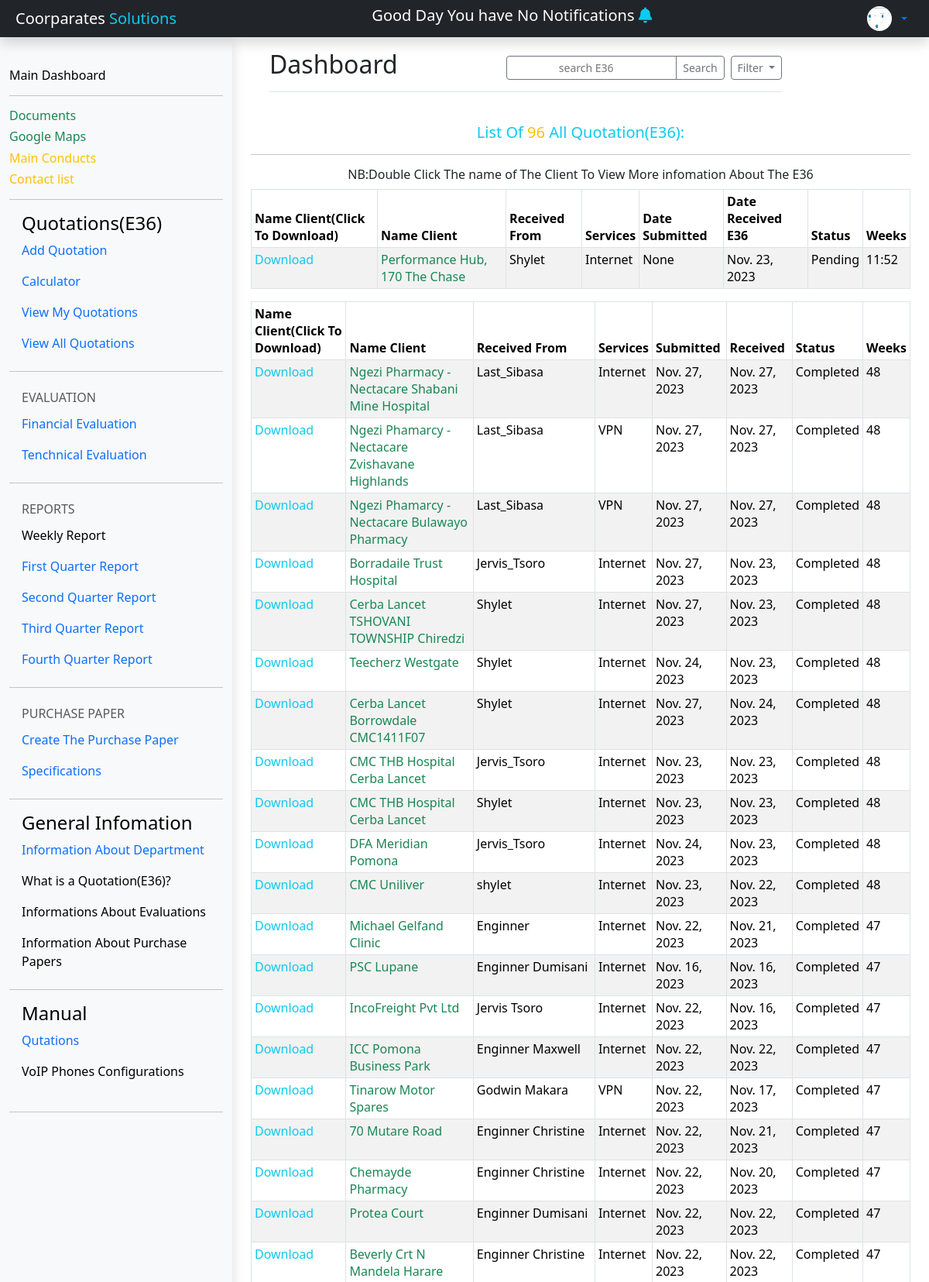
/dashboard/ViewQuotation (upper part), run on the app's committed database.
### e36/models.py (models this page shows, shortened)
class Quotation(models.Model):
	name = [('Internet','Internet'),('VPN','VPN')]
	status = [('Completed','Completed'),('Pending','Pending')]
	responsible = [('Dumisani_Mukuchura','Dumisani Mukuchura'),('Jervis_Tsoro','Jervis Tsoro'),('Shylet','Shylet'),('Godwin_Makara','Godwin Makara'),('MAaxwell_Mushaikwa','Maxwell Mushaikwa '),('Last_Sibasa','Last Sibasa')]
	File = models.FileField(_("E36"), upload_to='', max_length=100,null=True)
	NameClient = models.CharField(max_length=50,null=True,blank=True)
	Total = models.DecimalField(_("Total"), max_digits=10, decimal_places=2,null=True,blank=True)
	Status = models.CharField( max_length=50,choices=status,null = True)
	Type = models.CharField(max_length=50,null=True,blank=True,choices=name)
	DateReceived=models.DateField(null=True, auto_now=False, auto_now_add=False )
	DateSubmited= models.DateField(null=True, auto_now=False, auto_now_add=False,blank =True,default=timezone.now)
	TimeRecived = models.TimeField(_("Time Received"), auto_now=False, auto_now_add=False, null=True,blank=True)
	TimeSubmitted = models.TimeField(_("TimeSubmited"), auto_now=False, auto_now_add=False ,blank =True,null=True,default=timezone.now)
	created = models.DateTimeField(_("created at"), auto_now=True, auto_now_add=False ,null=True)
	updated = models.DateTimeField(null=True,auto_now=False,auto_now_add=True)
	Receivedfrom = models.CharField(_("Name of te Enginner WhomGive you The E36"),choices=responsible ,max_length=50,blank=True)
	comments = models.TextField(_("Comments"),null =True,blank=True)
	WeekReport = models.IntegerField(_( "Weekly report"),blank=True,null=True)
	created_by = models.ForeignKey(User,  on_delete=models.CASCADE ,null=True,blank=True)
	image = models.ImageField(upload_to = 'picture' ,null=True, blank = True)
	@property
	def FileUrl(self):
		try:
			url = self.File.url
		except:
				url = ''
		return url
	@property
	def DurationField(self):
		number_days = 0
		start_date = self.DateReceived
		end_date = self.DateSubmited
		if start_date is not None and end_date is not None:
			days = end_date - start_date
			number_days = days.days - 1
		else:
			from datetime import date
			start_date = date(2023, 1, 1)
			end_date = date(2023, 1, 2)
			if start_date is None:
				print('Start date is Not provided')
			elif end_date is None:
				print('End date is none')
			days = end_date - start_date
			number_days = days.days - 1
		if days.days == 0:
			start = str(self.TimeRecived)
			end = str(self.TimeSubmitted)
			start_time = datetime.strptime(start, '%H:%M:%S')
			end_time = datetime.strptime(end, '%H:%M:%S')
			duration = end_time - start_time
			duration_parts = str(duration).split(":")
			time_parts = duration_parts[:2]
			new_duration = ":".join(time_parts)
		else:
			start = str(self.TimeRecived)
			end = str(self.TimeSubmitted)
			start_time_1 = datetime.strptime(start, '%H:%M:%S')
			end_time_1 = datetime.strptime('16:30:00', '%H:%M:%S')
			duration_1 = end_time_1 - start_time_1
			start_time_2 = datetime.strptime('08:00:00', '%H:%M:%S')
			end_time_2 = datetime.strptime(end, '%H:%M:%S')
			duration_2 = end_time_2 - start_time_2
			extra = datetime.strptime('00:00:00', '%H:%M:%S') - datetime.strptime('00:00:00', '%H:%M:%S')
			extra *= number_days
			extra = (datetime.min + extra)
			duration = duration_1 + duration_2 + extra
			duration_parts = str(duration.time()).split(":")
			time_parts = duration_parts[:2]
			new_duration = ":".join(time_parts)
		return str(new_duration)
	class meta:
		ordering = ('-created',)

### e36/views.py (the view)
# urls.py: path('ViewQuotation',views.ViewQoute , name='viewE36'),
def ViewQoute(request):
    content ={}
    content ={
      'E36':E36,
      'count':count
   }
    return render(request,'viewQoute.html',content)

### Templates/viewQoute.html (shortened to what this page needs)
{% extends 'dashboard.html' %}
 {%block content%}
 {%load static%}
 {% load crispy_forms_tags %}
<head>
</head>
<body>
<main class="col-md-9 col-lg-10 align-content-center px-md-4"
     style="width: 75%">
     <main class="col-md-9  col-lg-10 px-md-4">
      <div class="d-flex justify-content-between flex-wrap flex-md-nowrap align-items-center pt-3 pb-2 mb-3 border-bottom">
        <h1 class="h2">Dashboard</h1>
        <div class="btn-toolbar mb-2 mb-md-0">
          <div class="btn-group me-2">
            <input type="search"  placeholder="search E36" class="btn btn-sm btn-outline-secondary"></input>
            <button type="button" class="btn btn-sm btn-outline-secondary">Search</button>
          </div>
          <button type="button" class="btn btn-sm btn-outline-secondary dropdown-toggle">
            Filter
          </button>
        </div>
      </div>
  </main>
          <div class=" text-start mt-1"
          >
          <br>
              <div class=" text-center">
                <h5  class=" text-info">List Of <span class="text-warning  fs-5">{{count}}</span>  All Quotation(E36): </h5> <hr>
                  <h6>NB:Double Click The name of The Client To View More infomation About The E36</h6>
              </div>
           {% for data  in E36 %}
            {%if data.Status == 'Pending'%}
        <table class="table table-bordered table-striped table-sm">
          <thead>
            <tr class="bg-warning">
              <th scope="col">Name Client(Click To Download)</th>
              <th scope="col">Name Client</th>
              <th scope="col">Received From </th>
              <th scope="col">Services</th>
               <th scope="col">Date Submitted</th>
              <th scope="col">Date Received E36</th>
              <th scope="col">Status</th>
              <th scope="col">Weeks</th>
            </tr>
          </thead>
          <tbody>
            <tr >
              <td><a class="nav-link .navs-link fs-6 text-info" href="{{data.FileUrl}}">Download</a></td>
              <td  ><a class="text-success nav-link navs-link fs-6" href="{% url 'DetailedE36' data.id %}">{{data.NameClient}}</a></td>
              <td >{{data.Receivedfrom}}</td>
              <td>{{data.Type}}</td>
              <td>{{data.DateSubmited}}</td>
              <td>{{data.DateReceived}} </td>
              <td>{{data.Status}}</td>
               <td>{{data.DurationField}}</td>
              {%endif%}
            </tr>
            {%endfor%}
          </tbody>
        </table>
        <table class="table table-bordered table-striped table-sm">
          <thead>
            <tr class="bg-info">
              <th scope="col">Name Client(Click To Download)</th>
              <th scope="col">Name Client</th>
              <th scope="col">Received From </th>
              <th scope="col">Services</th>
               <th scope="col">Submitted</th>
              <th scope="col">Received</th>
              <th scope="col">Status</th>
              <th scope="col">Weeks</th>
            </tr>
          </thead>
          <tbody>
            {% for data  in E36 %}
            {%if data.Status == 'Completed'%}
            <tr >
              <td><a class="nav-link .navs-link fs-6 text-info" href="{{data.FileUrl}}">Download</a></td>
              <td  ><a class="text-success nav-link navs-link fs-6" href="{% url 'DetailedE36' data.id %}">{{data.NameClient}}</a></td>
              <td >{{data.Receivedfrom}}</td>
              <td>{{data.Type}}</td>
              <td>{{data.DateSubmited}}</td>
              <td>{{data.DateReceived}} </td>
              <td>{{data.Status}}</td>
               <td>{{data.WeekReport}}</td>
              {%endif%}
            </tr>
            {%endfor%}
          </tbody>
        </table>
          </div>
          <br>
          <br>
 </main>
</body>
{%endblock content%}

### data on the page
Quotation: NameClient "Performance Hub, 170 The Chase", Receivedfrom "Shylet", Type "Internet", DateSubmited "None", DateReceived "Nov. 23, 2023", Status "Pending", DurationField "11:52"
Quotation: NameClient "Ngezi Pharmacy -Nectacare Shabani Mine Hospital", Receivedfrom "Last_Sibasa", Type "Internet", DateSubmited "Nov. 27, 2023", DateReceived "Nov. 27, 2023", Status "Completed", WeekReport "48"
Quotation: NameClient "Ngezi Phamarcy - Nectacare Zvishavane Highlands", Receivedfrom "Last_Sibasa", Type "VPN", DateSubmited "Nov. 27, 2023", DateReceived "Nov. 27, 2023", Status "Completed", WeekReport "48"
Quotation: NameClient "Ngezi Phamarcy - Nectacare Bulawayo Pharmacy", Receivedfrom "Last_Sibasa", Type "VPN", DateSubmited "Nov. 27, 2023", DateReceived "Nov. 27, 2023", Status "Completed", WeekReport "48"
Quotation: NameClient "Borradaile Trust Hospital", Receivedfrom "Jervis_Tsoro", Type "Internet", DateSubmited "Nov. 27, 2023", DateReceived "Nov. 23, 2023", Status "Completed", WeekReport "48"
Quotation: NameClient "Cerba Lancet TSHOVANI TOWNSHIP Chiredzi", Receivedfrom "Shylet", Type "Internet", DateSubmited "Nov. 27, 2023", DateReceived "Nov. 23, 2023", Status "Completed", WeekReport "48"
Quotation: NameClient "Teecherz Westgate", Receivedfrom "Shylet", Type "Internet", DateSubmited "Nov. 24, 2023", DateReceived "Nov. 23, 2023", Status "Completed", WeekReport "48"
Quotation: NameClient "Cerba Lancet Borrowdale CMC1411F07", Receivedfrom "Shylet", Type "Internet", DateSubmited "Nov. 27, 2023", DateReceived "Nov. 24, 2023", Status "Completed", WeekReport "48"
Quotation: NameClient "CMC THB Hospital Cerba Lancet", Receivedfrom "Jervis_Tsoro", Type "Internet", DateSubmited "Nov. 23, 2023", DateReceived "Nov. 23, 2023", Status "Completed", WeekReport "48"
Quotation: NameClient "CMC THB Hospital Cerba Lancet", Receivedfrom "Shylet", Type "Internet", DateSubmited "Nov. 23, 2023", DateReceived "Nov. 23, 2023", Status "Completed", WeekReport "48"
Quotation: NameClient "DFA Meridian Pomona", Receivedfrom "Jervis_Tsoro", Type "Internet", DateSubmited "Nov. 24, 2023", DateReceived "Nov. 23, 2023", Status "Completed", WeekReport "48"
Quotation: NameClient "CMC Uniliver", Receivedfrom "shylet", Type "Internet", DateSubmited "Nov. 23, 2023", DateReceived "Nov. 22, 2023", Status "Completed", WeekReport "48"
Quotation: NameClient "Michael Gelfand Clinic", Receivedfrom "Enginner", Type "Internet", DateSubmited "Nov. 22, 2023", DateReceived "Nov. 21, 2023", Status "Completed", WeekReport "47"
Quotation: NameClient "PSC Lupane", Receivedfrom "Enginner Dumisani", Type "Internet", DateSubmited "Nov. 16, 2023", DateReceived "Nov. 16, 2023", Status "Completed", WeekReport "47"
Quotation: NameClient "IncoFreight Pvt Ltd", Receivedfrom "Jervis Tsoro", Type "Internet", DateSubmited "Nov. 22, 2023", DateReceived "Nov. 16, 2023", Status "Completed", WeekReport "47"
Quotation: NameClient "ICC Pomona Business Park", Receivedfrom "Enginner Maxwell", Type "Internet", DateSubmited "Nov. 22, 2023", DateReceived "Nov. 22, 2023", Status "Completed", WeekReport "47"
Quotation: NameClient "Tinarow Motor Spares", Receivedfrom "Godwin Makara", Type "VPN", DateSubmited "Nov. 22, 2023", DateReceived "Nov. 17, 2023", Status "Completed", WeekReport "47"
Quotation: NameClient "70 Mutare Road", Receivedfrom "Enginner Christine", Type "Internet", DateSubmited "Nov. 22, 2023", DateReceived "Nov. 21, 2023", Status "Completed", WeekReport "47"
Quotation: NameClient "Chemayde Pharmacy", Receivedfrom "Enginner Christine", Type "Internet", DateSubmited "Nov. 22, 2023", DateReceived "Nov. 20, 2023", Status "Completed", WeekReport "47"
Quotation: NameClient "Protea Court", Receivedfrom "Enginner Dumisani", Type "Internet", DateSubmited "Nov. 22, 2023", DateReceived "Nov. 22, 2023", Status "Completed", WeekReport "47"
Quotation: NameClient "Beverly Crt N Mandela Harare", Receivedfrom "Enginner Christine", Type "Internet", DateSubmited "Nov. 22, 2023", DateReceived "Nov. 22, 2023", Status "Completed", WeekReport "47"

### other printed values
{{ count }} "96"
